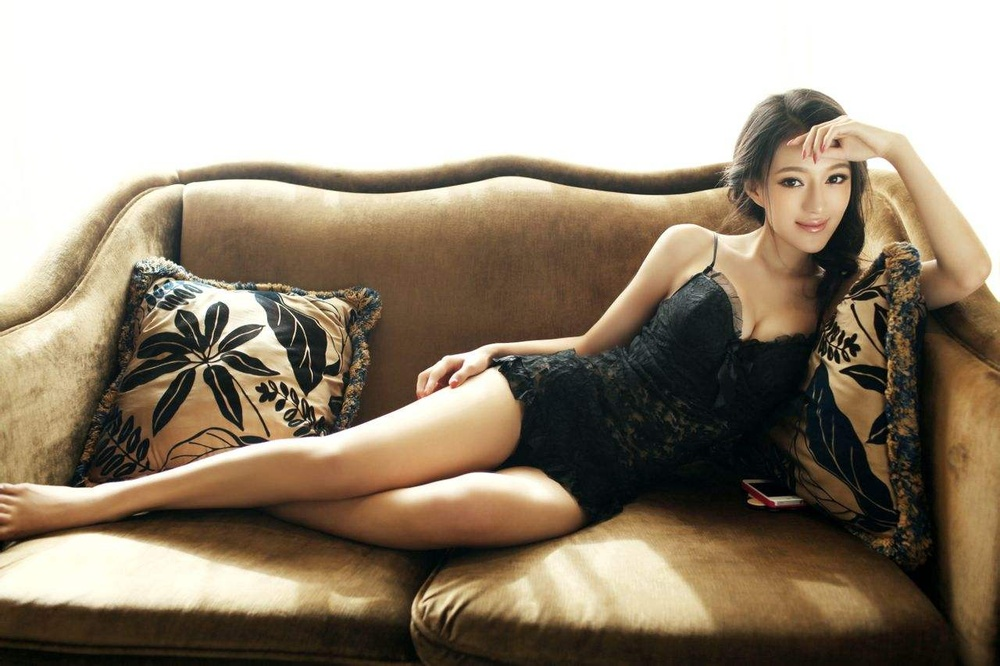
#> input picture crawlers/pictures/1.jpg, 1000 x 666 px, shrunk from 1280 x 853 before the run
$ python test.py
#> lines starting #> are read from the running program, lines starting #| are printed output that depends on the picture
from PIL import Image

im = Image.open("1.jpg")
#> im is the input picture: PIL image 1000x666 RGB; mean R, G, B 153.4, 140.3, 122.9
r,g,b = im.split()
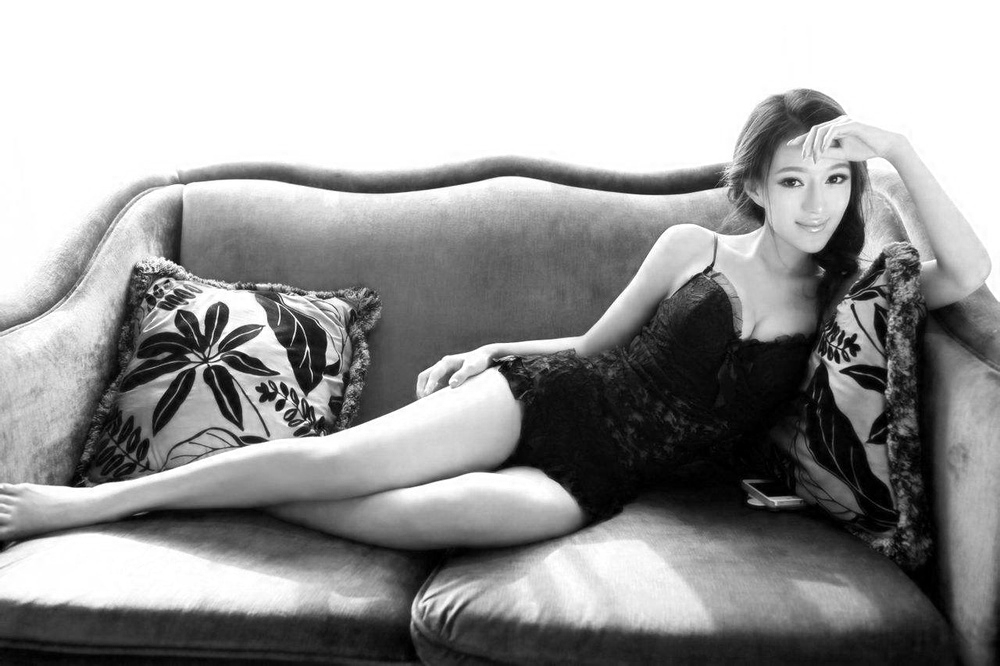
#> r: PIL image 1000x666 L; min 0, max 255, mean 153.4
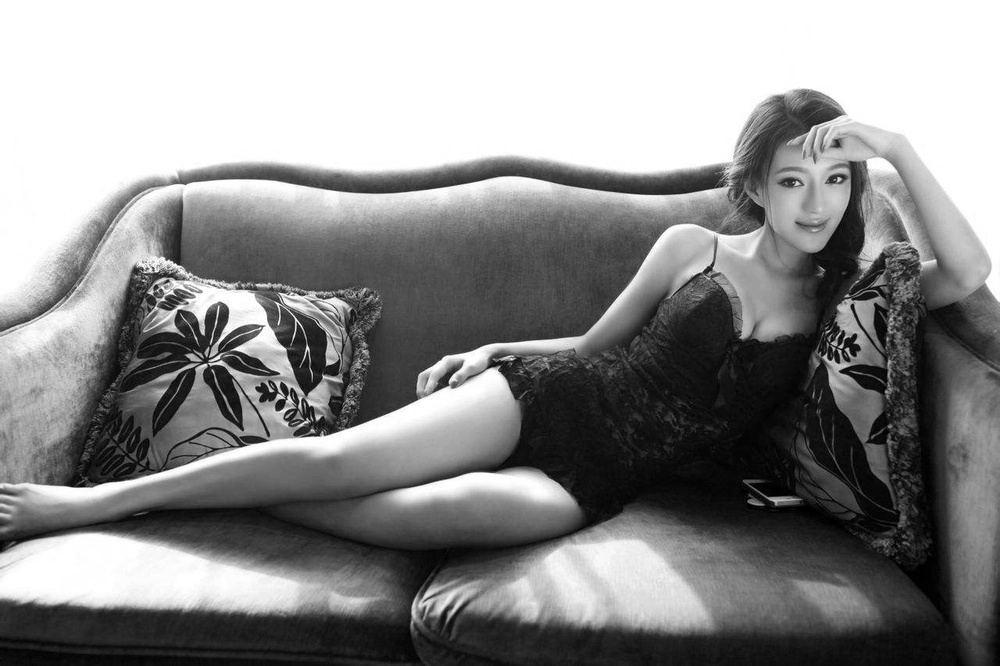
#> g: PIL image 1000x666 L; min 0, max 255, mean 140.3
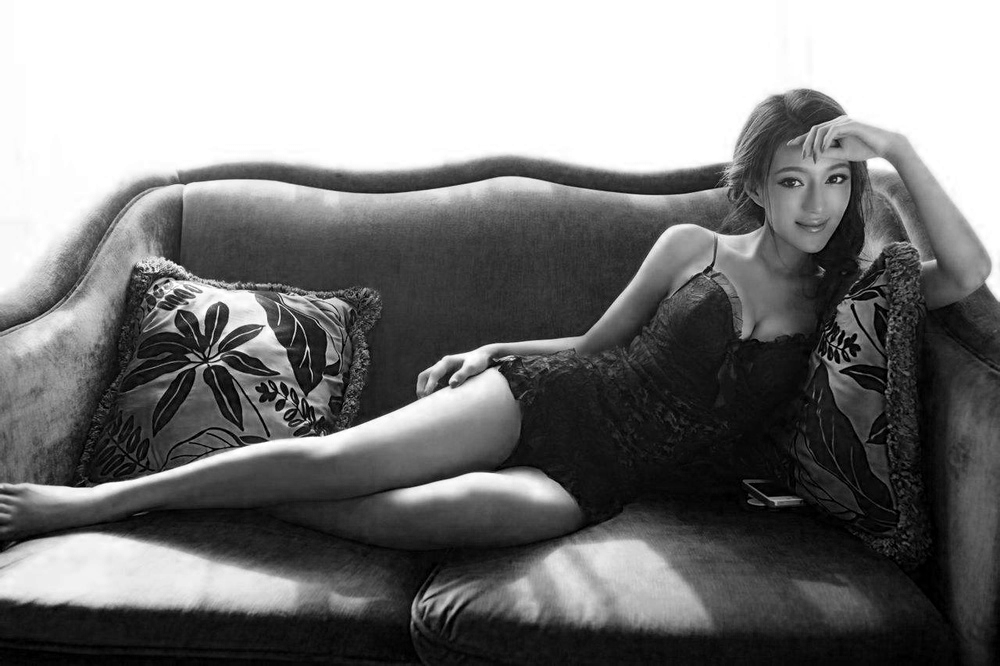
#> b: PIL image 1000x666 L; min 0, max 255, mean 122.9
om = Image.merge("RGB",(b,g,r))
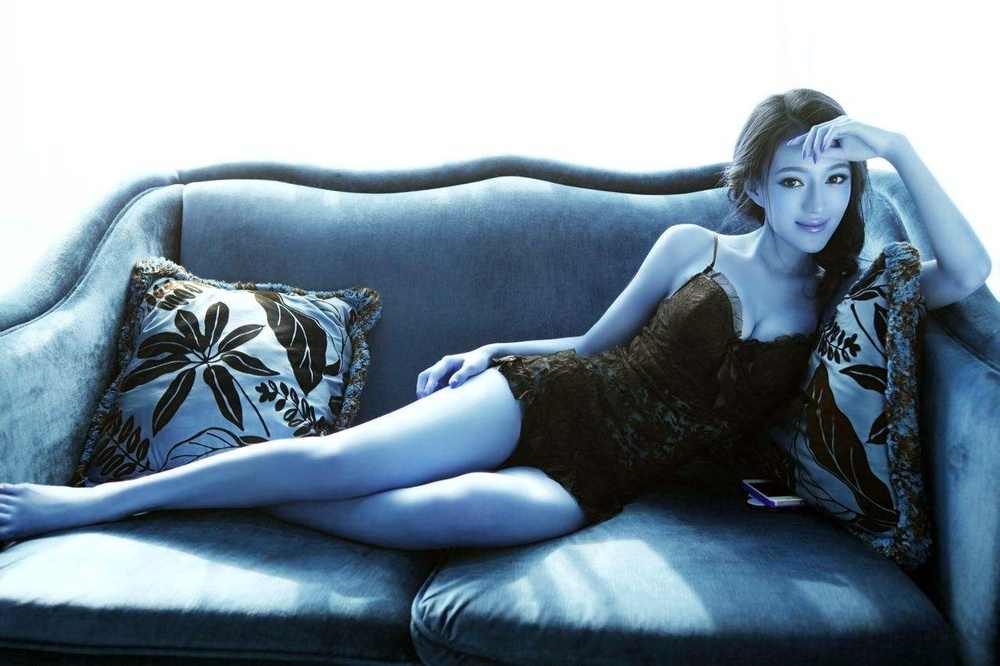
#> om: PIL image 1000x666 RGB; mean R, G, B 122.9, 140.3, 153.4
om.save("6.jpg")

$ run again, with crawlers/pictures/5.jpg copied over crawlers/pictures/1.jpg
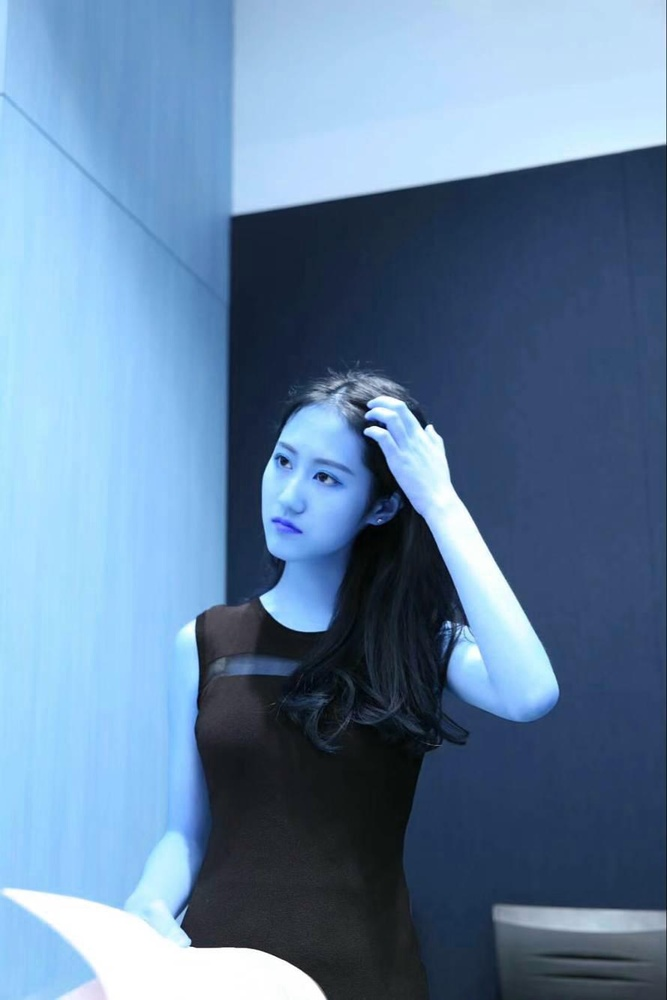
#> input picture crawlers/pictures/5.jpg, 667 x 1000 px, shrunk from 890 x 1334 before the run
#> im is the input picture: PIL image 667x1000 RGB; mean R, G, B 99.8, 129.3, 160.4
#> `r,g,b = im.split()`:
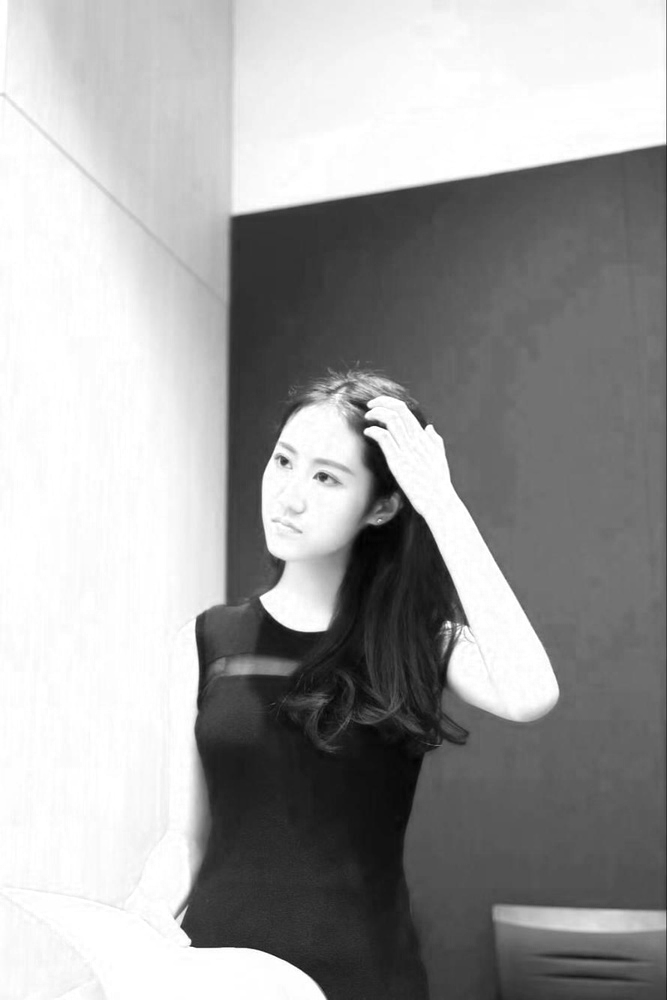
#> b: PIL image 667x1000 L; min 1, max 255, mean 160.4
#> `om = Image.merge("RGB",(b,g,r))`:
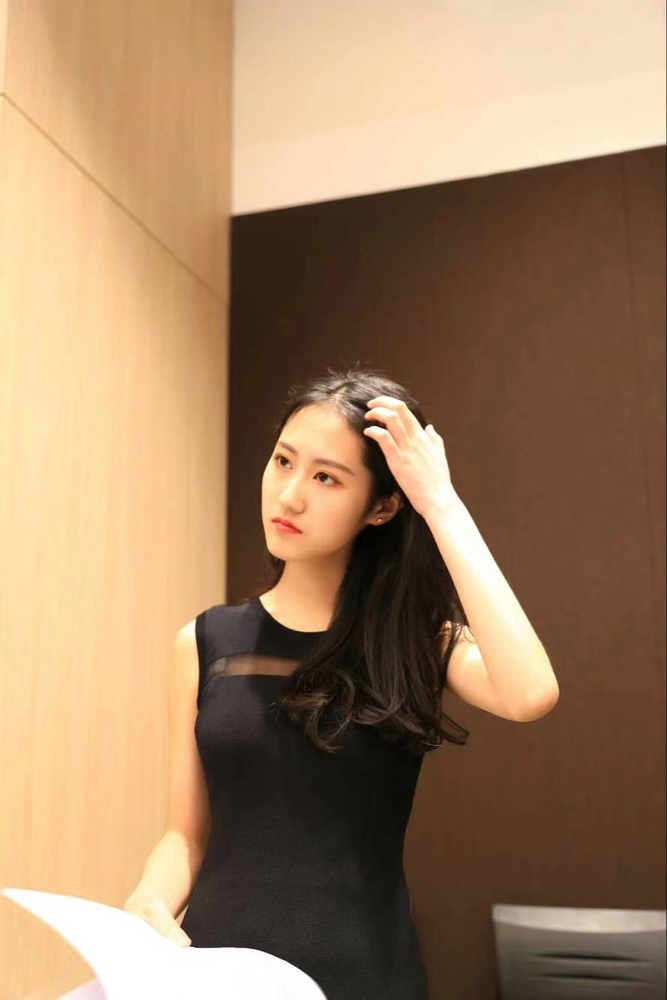
#> om: PIL image 667x1000 RGB; mean R, G, B 160.4, 129.3, 99.8
